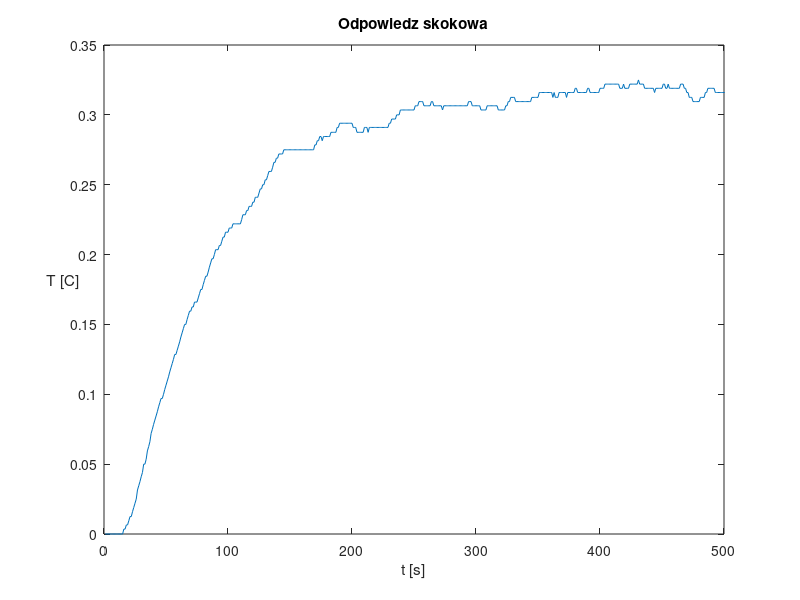

Recreate this plot in MATLAB.
values = importdata("skok_46.txt");
s = zeros(1,length(values));

for i = 1:length(values)
    s(i) = (values(i) - values(1))/20;
end


plot(s)
xlim([0, 500]);
title("Odpowiedz skokowa")
ylabel("T [C]")
xlabel("t [s]")
set(get(gca,'ylabel'),'rotation',0)
exportgraphics(gca,'odp_skok.pdf')